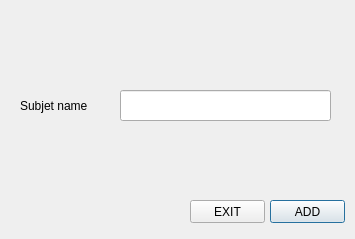
<?xml version="1.0" encoding="UTF-8"?>
<ui version="4.0">
 <class>Matiere</class>
 <widget class="QDialog" name="Matiere">
  <property name="geometry">
   <rect>
    <x>0</x>
    <y>0</y>
    <width>355</width>
    <height>239</height>
   </rect>
  </property>
  <property name="windowTitle">
   <string>Dialog</string>
  </property>
  <widget class="QLabel" name="label">
   <property name="geometry">
    <rect>
     <x>20</x>
     <y>90</y>
     <width>71</width>
     <height>31</height>
    </rect>
   </property>
   <property name="text">
    <string>Subjet name</string>
   </property>
  </widget>
  <widget class="QLineEdit" name="EditMatiere">
   <property name="geometry">
    <rect>
     <x>120</x>
     <y>90</y>
     <width>211</width>
     <height>31</height>
    </rect>
   </property>
  </widget>
  <widget class="QPushButton" name="pushButton">
   <property name="geometry">
    <rect>
     <x>270</x>
     <y>200</y>
     <width>75</width>
     <height>23</height>
    </rect>
   </property>
   <property name="text">
    <string>ADD</string>
   </property>
  </widget>
  <widget class="QPushButton" name="exitMatiere">
   <property name="geometry">
    <rect>
     <x>190</x>
     <y>200</y>
     <width>75</width>
     <height>23</height>
    </rect>
   </property>
   <property name="text">
    <string>EXIT</string>
   </property>
  </widget>
 </widget>
 <resources/>
 <connections/>
</ui>
